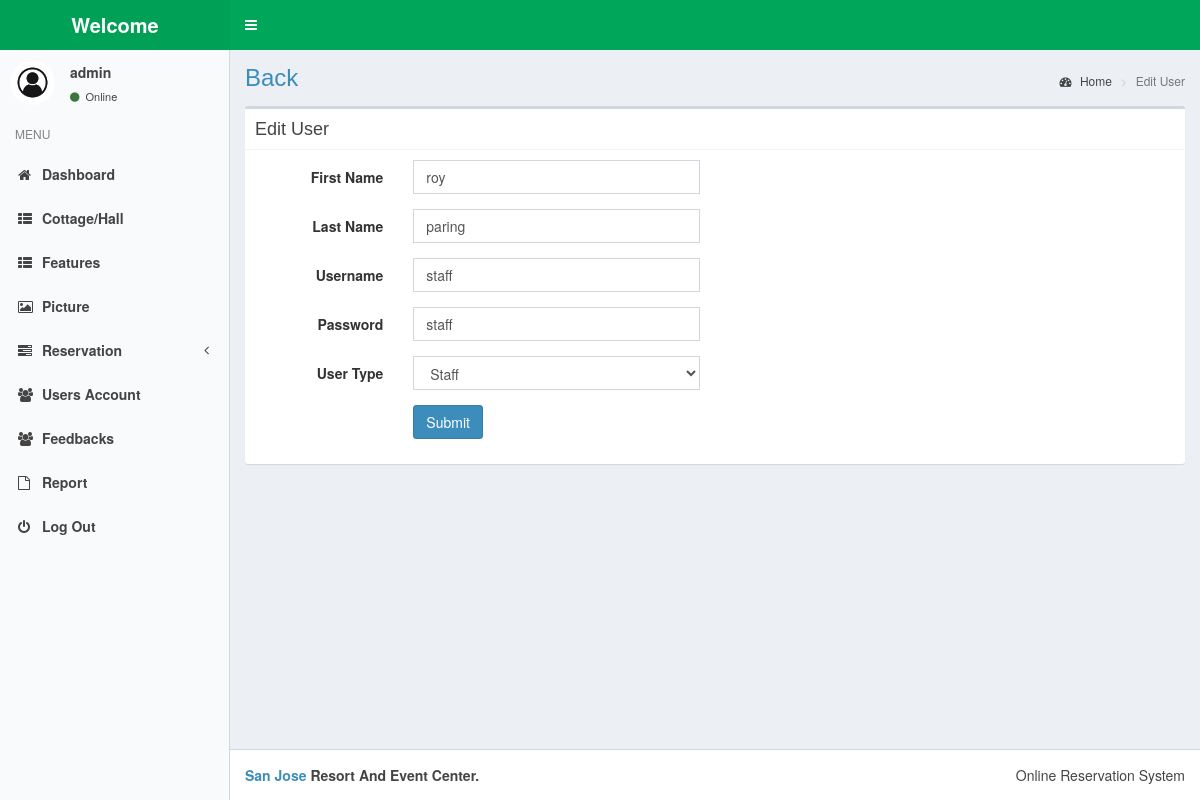
The app's page /admin/?users-edit=19 (signed in) with its own data.
### tables this page shows
CREATE TABLE `user` (
  `user_id` int(250) NOT NULL,
  `fname` varchar(250) NOT NULL,
  `lname` varchar(250) NOT NULL,
  `contact_no` varchar(250) NOT NULL,
  `address` varchar(250) NOT NULL,
  `uname` varchar(250) NOT NULL,
  `pass` varchar(250) NOT NULL,
  `user_type_id` int(250) NOT NULL
);

### admin/view/users.php (the view, shortened to what this page needs)
<?php
 if (isset($_GET["users-edit"])) {?>
     <section class="content-header">
    <h1>
        <a href="?users">Back</a>
    </h1>
    <ol class="breadcrumb">
        <li><a href="#"><i class="fa fa-dashboard"></i> Home</a></li>
        <li class="active">Edit User</li>
    </ol>
</section>
<section class="content container-fluid">
<div class="box box-default">
            <div class="box-header with-border">
              <h3 class="box-title">Edit User</h3>
            </div>
            <?php
             $getid = $_GET["users-edit"];
             $sql = "SELECT * FROM user WHERE `user_id` = '$getid'";
             $query = mysqli_query($con, $sql);
             $fetch = mysqli_fetch_assoc($query);
            ?>
            <form class="form-horizontal" method="post" action="function/function_crud.php">
              <div class="box-body">
                <div class="row">
                    <div class="col-md-6">
                        <div class="form-group">
                            <label class="col-sm-4 control-label">First Name</label>
                            <div class="col-sm-8">
                                <input type="text" class="form-control" value="<?php echo $fetch["fname"]?>" name="fname">
                            </div>
                        </div>
                        <div class="form-group">
                            <label class="col-sm-4 control-label">Last Name</label>
                            <div class="col-sm-8">
                                <input type="text" class="form-control" value="<?php echo $fetch["lname"]?>" name="lname">
                            </div>
                        </div>
                        <div class="form-group">
                            <label class="col-sm-4 control-label">Username</label>
                            <div class="col-sm-8">
                                <input type="text" class="form-control" value="<?php echo $fetch["uname"]?>" name="uname">
                            </div>
                        </div>
                        <div class="form-group">
                            <label class="col-sm-4 control-label">Password</label>
                            <div class="col-sm-8">
                                <input type="text" class="form-control" value="<?php echo $fetch["pass"]?>" name="pass">
                            </div>
                        </div>
                        <div class="form-group">
                            <label class="col-sm-4 control-label">User Type</label>
                            <div class="col-sm-8">
                                <select id="" class="form-control" name="utype">
                                    <option value="4">Staff</option>
                                </select>
                            </div>
                        </div>
                        <div class="form-group">
                            <label class="col-sm-4 control-label"></label>
                            <div class="col-sm-8">
                                <button type="submit" class="btn btn-primary" name="updateuser">Submit</button>
                            </div>
                        </div>
                    </div>
                    <div class="col-md-6">
                    </div>
                </div>
              </div>
            </form>
          </div>
</section>
 <?php }

### admin/css/skin-green-light.css (style rules this page uses)
.skin-green-light .content-header { background: transparent; }

### records on screen
user: fname "roy", lname "paring", uname "staff", pass "staff"

### other values on screen
$_SESSION["admin_uname"] "admin"
